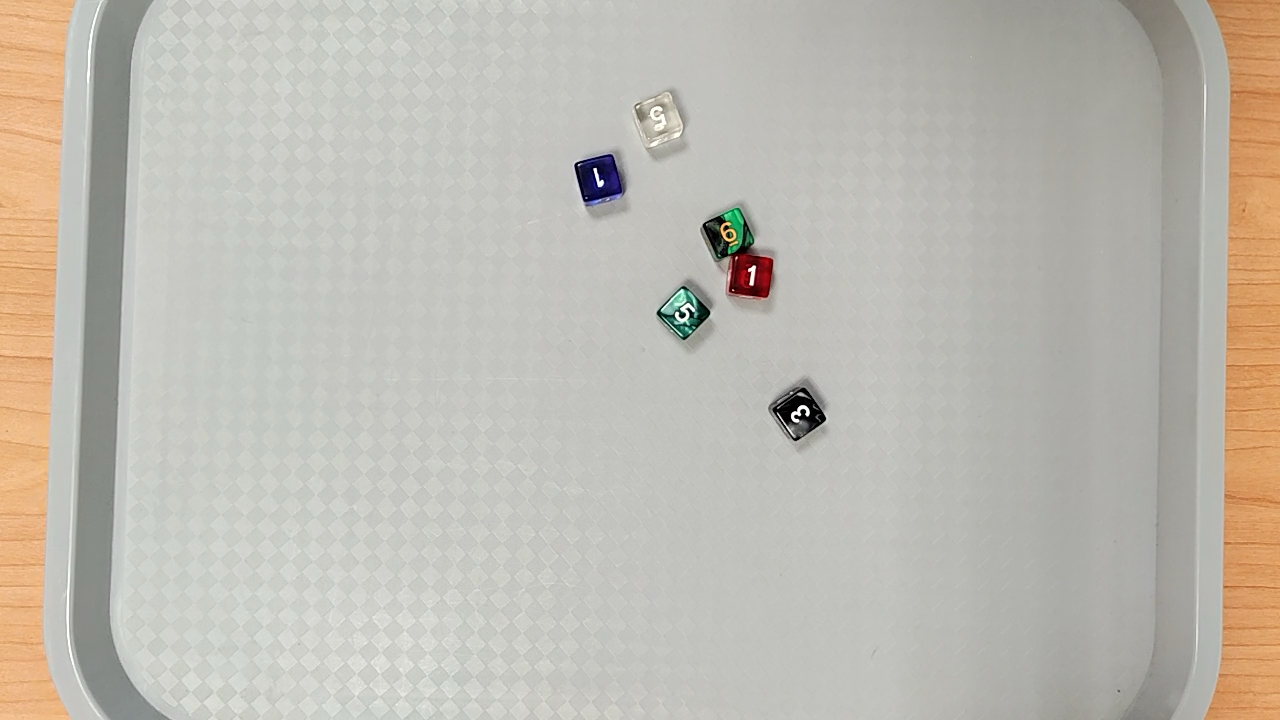
%> input picture DiceRecognition/dices/images/dices_10_1.png, 1280 x 720 px
$ octave --eval "result = remove_bg_tray(imread('../dices/images/dices_10_1.png'));"   (GNU Octave 9; MATLAB toolbox functions it lacks are replaced by stand-ins)
%> lines starting %> are read from the running program, lines starting %| are printed output that depends on the picture; in (x1, y1, x2, y2) boxes, pixels count from 0 and x2, y2 are one past the last pixel; in counts of white or black regions, pixels touching at a corner belong together; the program's own positions count from 1
function tray_masked_img = remove_bg_tray(img)

    hsv = rgb2hsv(img);
%> hsv: size 720x1280x3 double; mean H, S, V 0.189, 0.0771, 0.75
    S = hsv(:,:,2);
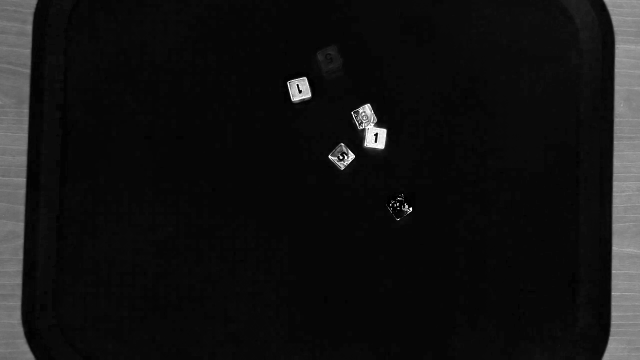
%> S: size 720x1280 double (shown at 1/2 size); min 0, max 1, mean 0.0771

    S_inv = 1 - S;
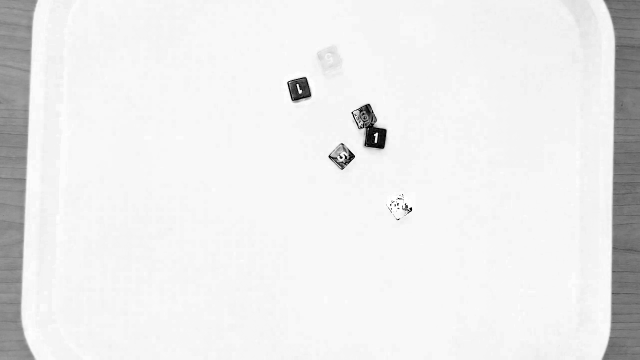
%> S_inv: size 720x1280 double (shown at 1/2 size); min 0, max 1, mean 0.923
    tray_rough = S_inv > 0.8;
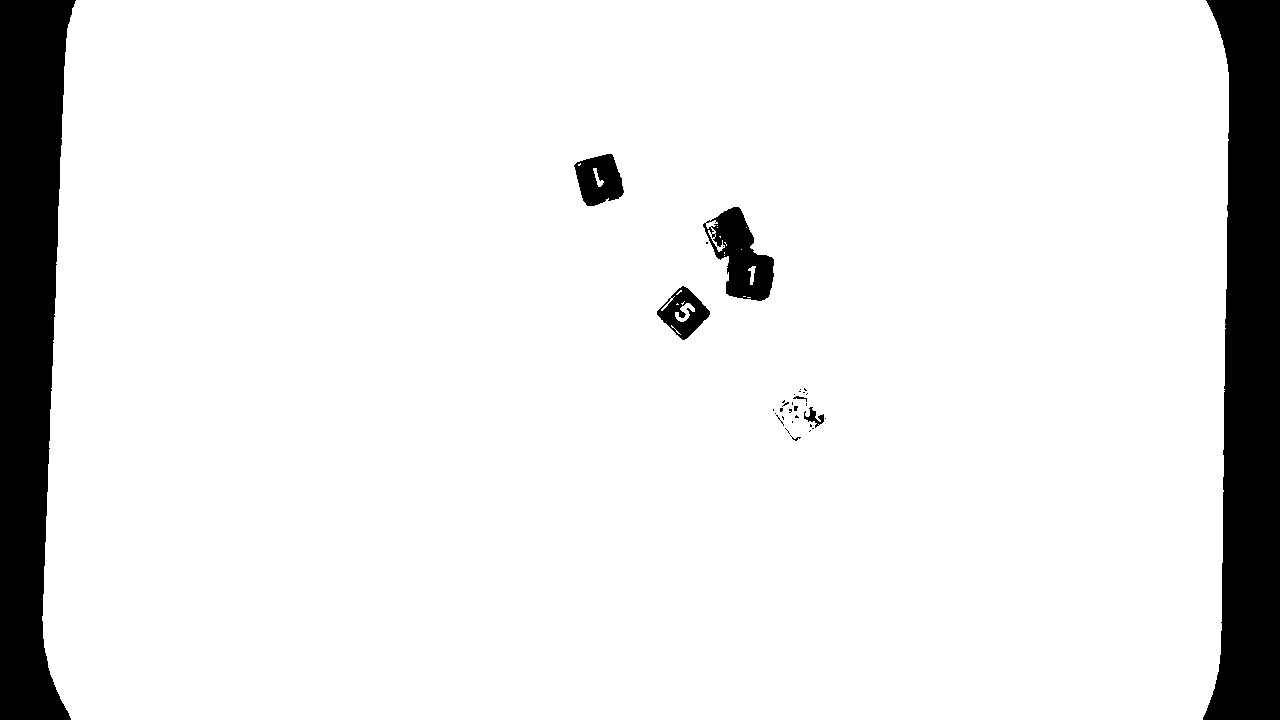
%> tray_rough: size 720x1280 logical; 90.6% white; 34 black regions (27 under 20 px), largest, box (x1, y1, x2, y2) and area: (1203, 0, 1280, 720) 40616, (0, 0, 76, 720) 39306, (703, 207, 774, 301) 3472

    tray_mask = imclose(tray_rough, strel('square', 51));
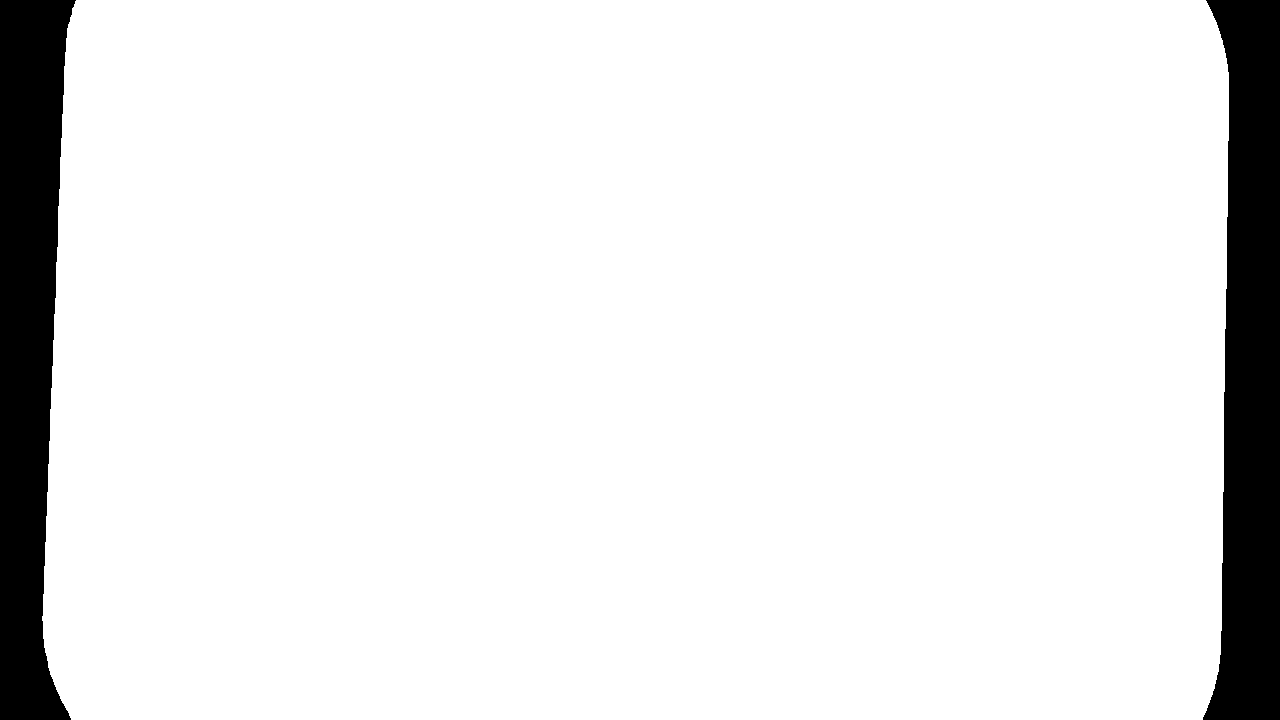
%> tray_mask: size 720x1280 logical; 91.3% white; 2 black regions, box (x1, y1, x2, y2) and area: (1203, 0, 1280, 720) 40573, (0, 0, 76, 720) 39293

    tray_masked_img = img .* uint8(cat(3, tray_mask, tray_mask, tray_mask));
%> tray_masked_img: size 720x1280x3 uint8; mean H, S, V 170.6, 171.4, 166.2
end

$ run again, on DiceRecognition/dices/images/dices_10_2.png
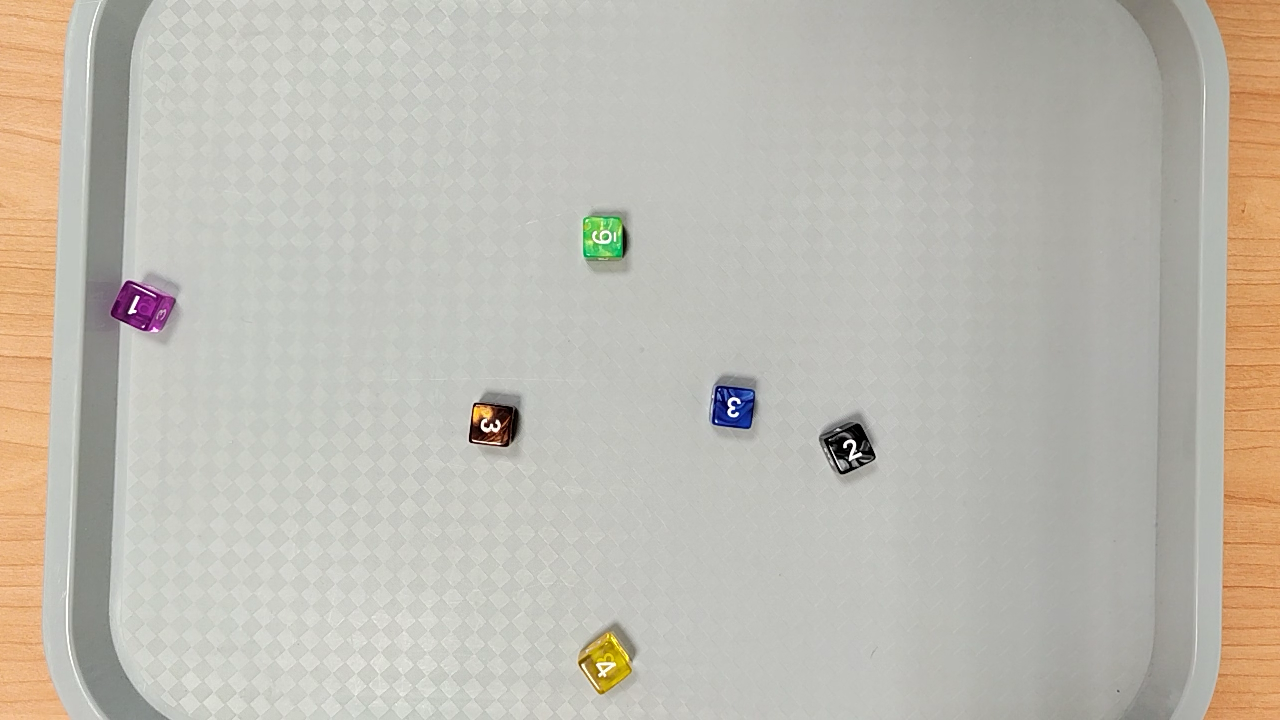
%> input picture DiceRecognition/dices/images/dices_10_2.png, 1280 x 720 px
%> hsv: size 720x1280x3 double; mean H, S, V 0.191, 0.0784, 0.752
%> in remove_bg_tray, `tray_rough = S_inv > 0.8;`:
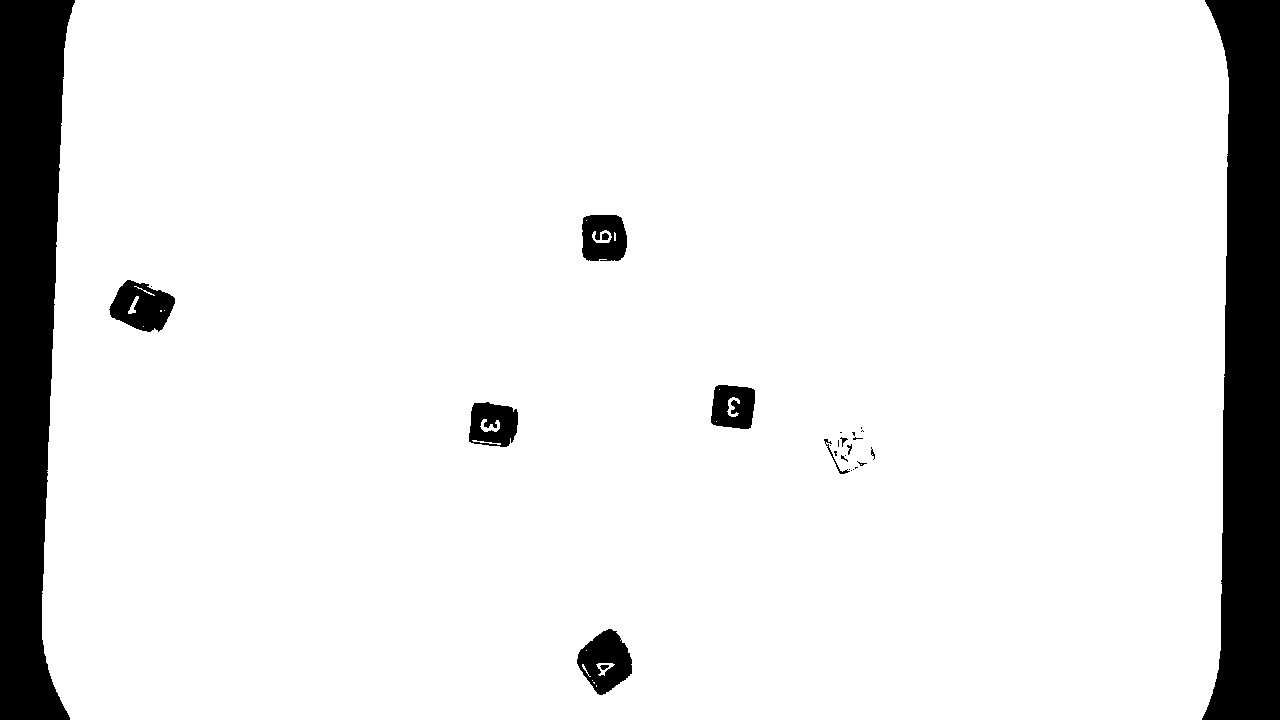
%> tray_rough: size 720x1280 logical; 90.3% white; 29 black regions (16 under 20 px), largest, box (x1, y1, x2, y2) and area: (1202, 0, 1280, 720) 40977, (0, 0, 75, 720) 38778, (577, 629, 632, 695) 2236
%> in remove_bg_tray, `tray_mask = imclose(tray_rough, strel('square', 51));`:
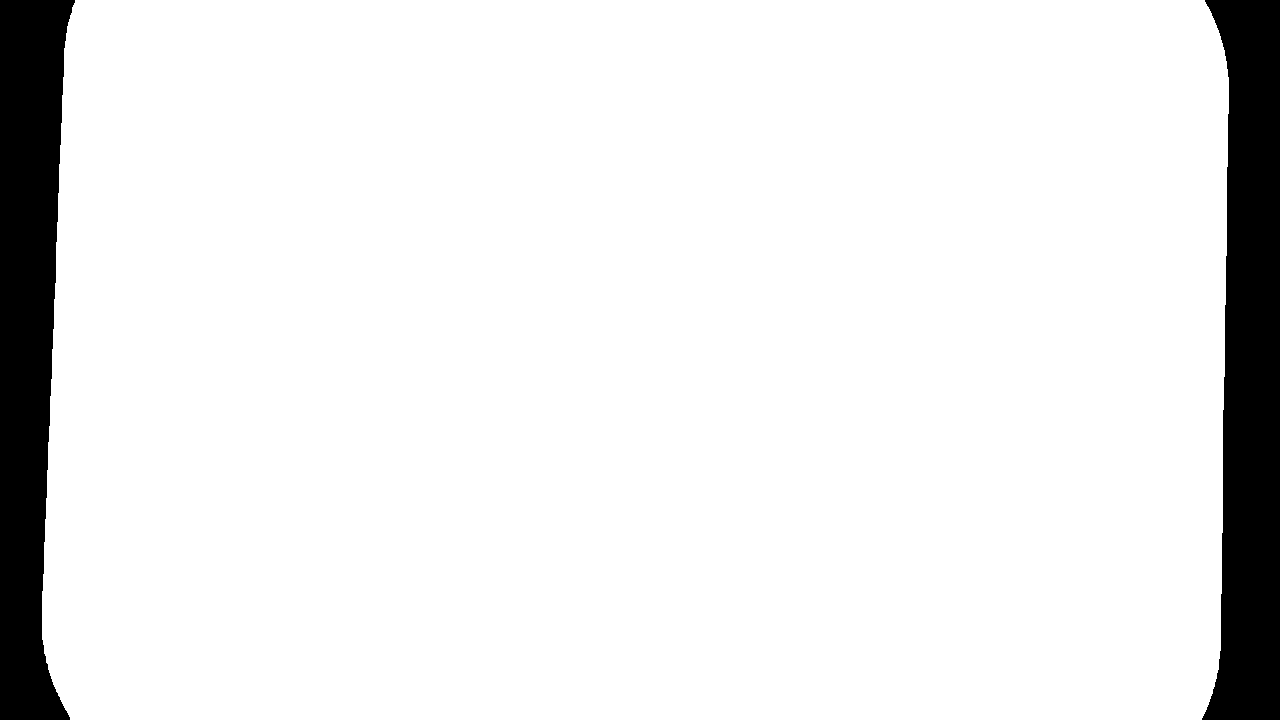
%> tray_mask: size 720x1280 logical; 91.3% white; 2 black regions, box (x1, y1, x2, y2) and area: (1202, 0, 1280, 720) 40965, (0, 0, 75, 720) 38763
%> tray_masked_img: size 720x1280x3 uint8; mean H, S, V 171, 171.8, 166.4

$ run again, on DiceRecognition/dices/images/dices_10_3.png
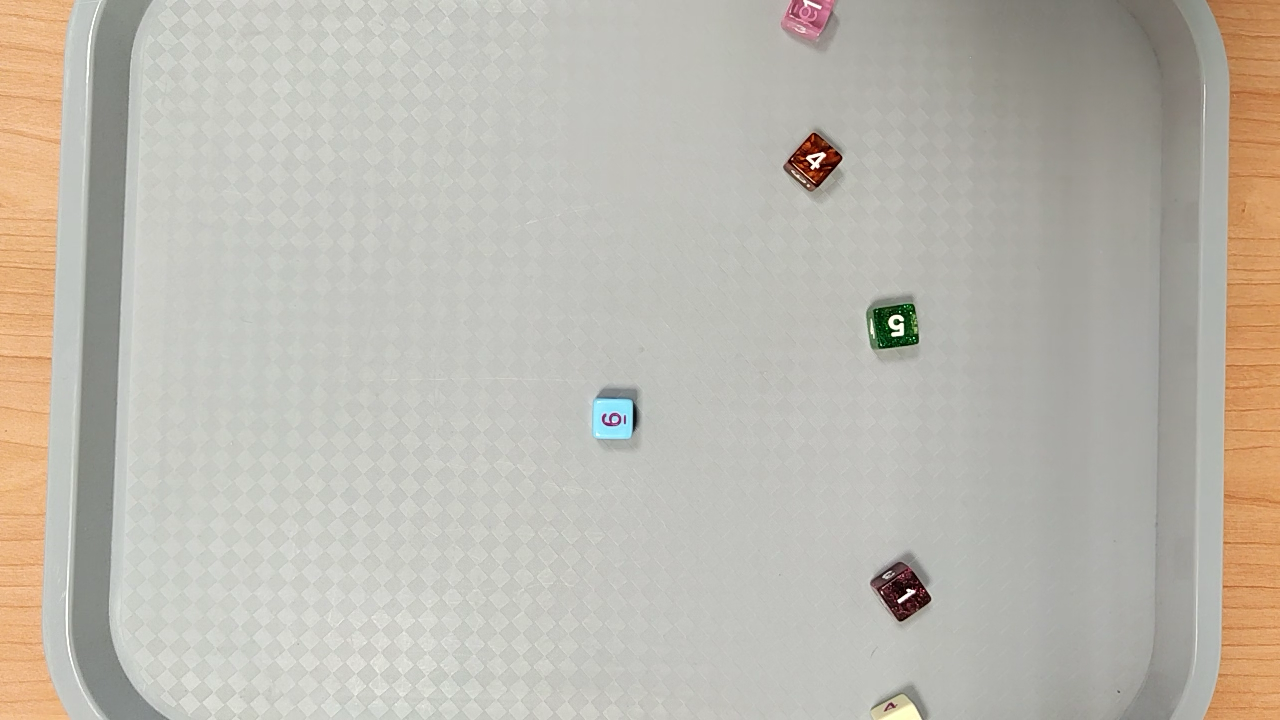
%> input picture DiceRecognition/dices/images/dices_10_3.png, 1280 x 720 px
%> hsv: size 720x1280x3 double; mean H, S, V 0.183, 0.0788, 0.744
%> in remove_bg_tray, `tray_rough = S_inv > 0.8;`:
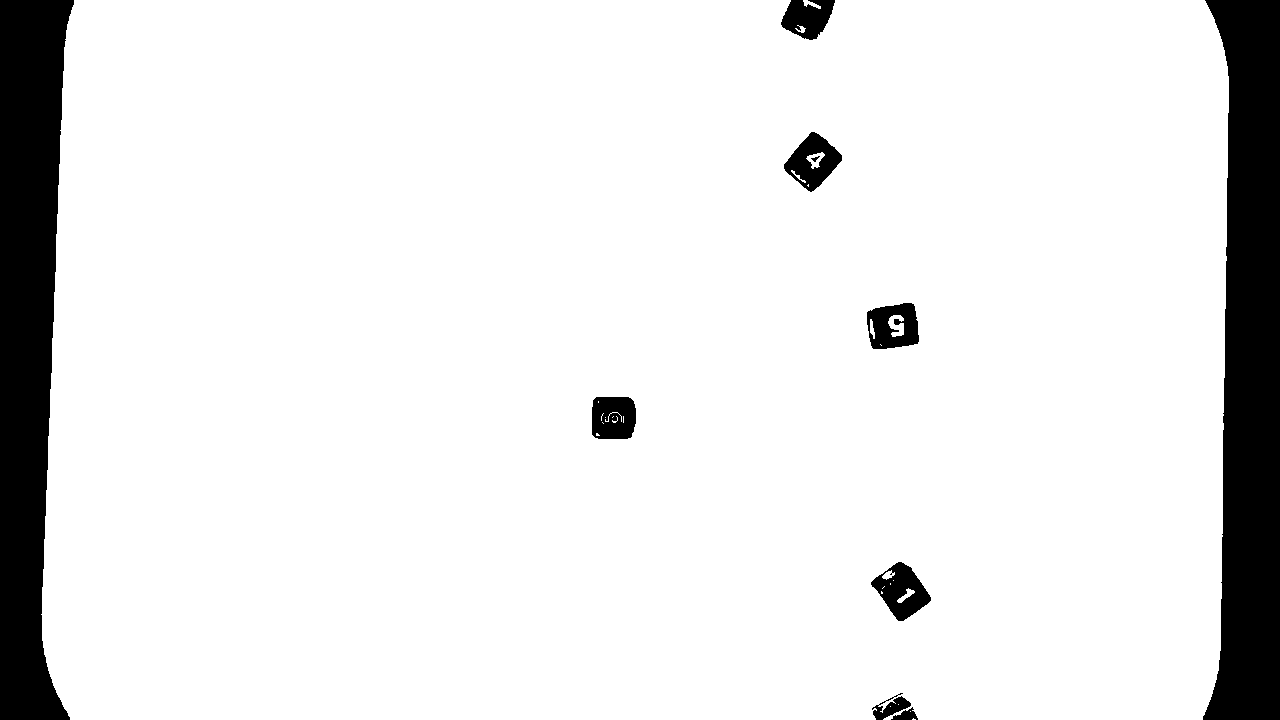
%> tray_rough: size 720x1280 logical; 90.4% white; 10 black regions, largest, box (x1, y1, x2, y2) and area: (1203, 0, 1280, 720) 40912, (0, 0, 74, 720) 38582, (871, 562, 931, 621) 1863
%> in remove_bg_tray, `tray_mask = imclose(tray_rough, strel('square', 51));`:
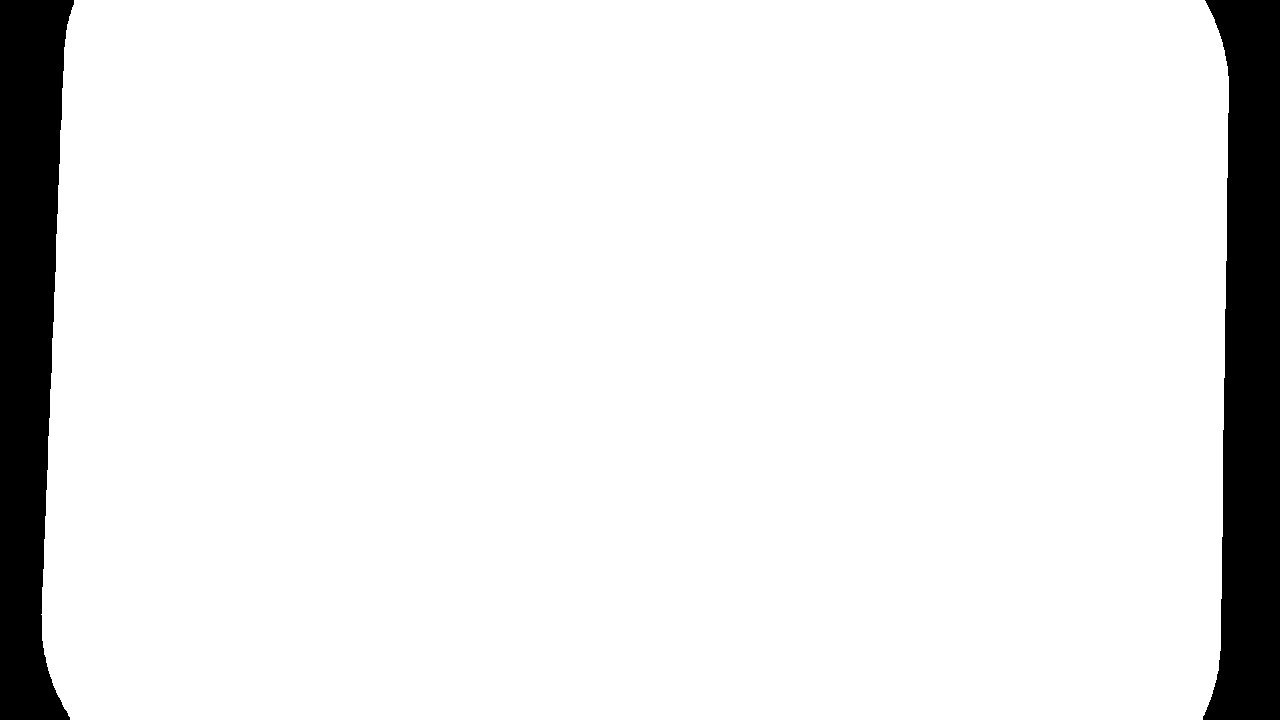
%> tray_mask: size 720x1280 logical; 91.4% white; 2 black regions, box (x1, y1, x2, y2) and area: (1203, 0, 1280, 720) 40893, (0, 0, 74, 720) 38577
%> tray_masked_img: size 720x1280x3 uint8; mean H, S, V 169.5, 169.9, 164.6
